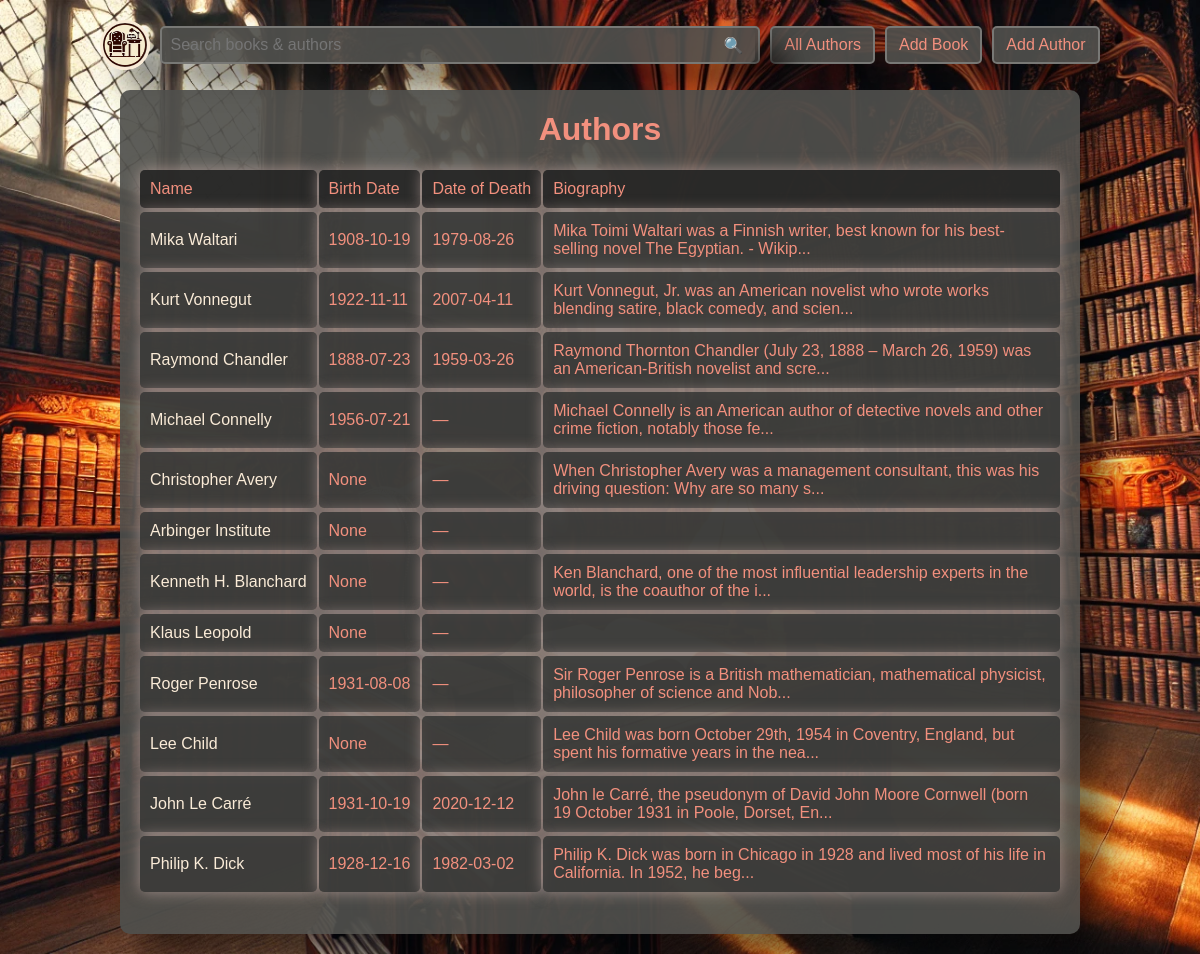
Screenshot of /list_authors with the database file from the repository.
### data_models.py (models this page shows, shortened)
class Author(db.Model):
    __tablename__ = 'authors'
    author_id = db.Column(db.Integer, primary_key=True, autoincrement=True)
    name = db.Column(db.String(80), nullable=False)
    birth_date = db.Column(db.Date)
    date_of_death = db.Column(db.Date)
    biography = db.Column(db.Text, nullable=True)

### app_routes.py (the view)
    @app.route('/list_authors', methods=['GET'])
    def list_authors():
        return controller.list_authors()

### controller.py (called while the page is built)
def list_authors():
    authors=Author.query.all()
    return render_template('show_authors.html', authors=authors)

### templates/show_authors.html (shortened to what this page needs)
{% extends "common.html" %}
{% block content %}
        <h1>Authors</h1>
        <div id="all-authors-list">
            <div class="book-list-title-heading">Name</div>
            <div class="book-list-title-heading">Birth Date</div>
            <div class="book-list-title-heading">Date of Death</div>
            <div class="book-list-title-heading">Biography</div>
            {% for author in authors %}
            <div class="book-list-row">
                    <a href="{{ url_for('show_author', author_id=author.author_id) }}">{{ author.name }}</a>
            </div>
            <div class="book-list-row">
                    {{ author.birth_date }}
            </div>
            <div class="book-list-row">
                    {{ author.date_of_death or '—' }}
            </div>
            <div class="book-list-row">
                    <td>{{ author.biography[:100] }}{% if author.biography|length > 100 %}...{% endif %}
            </div>
                {% else %}
            <p>No authors found.</p>
            {% endfor %}
        </div>
{% endblock %}

### static/styles.css (style rules this page uses)
* { box-sizing: border-box; }
body { display: flex; flex-direction: column; align-items: center; justify-content: center; font-family: Arial, sans-serif; margin: 20px; background-image: url('/static/images/library.webp'); background-size: cover; background-position: center; background-attachment: fixed; }
#book-list, #book-list-author, #all-authors-list { width: auto; text-align: left; display: grid; grid-template-columns: auto auto auto; gap: 2px; }
#all-authors-list { grid-template-columns: auto auto auto auto; }
.book-list-row { width: 100%; display: grid; align-items: center; }
a:link { color: antiquewhite; text-decoration: none; }

### rows the page displays
Author: name "Mika Waltari", birth_date "1908-10-19", date_of_death "1979-08-26", biography "Mika Toimi Waltari was a Finnish writer, best known for his best-selling novel The Egyptian. - Wikip"
Author: name "Kurt Vonnegut", birth_date "1922-11-11", date_of_death "2007-04-11", biography "Kurt Vonnegut, Jr. was an American novelist who wrote works blending satire, black comedy, and scien"
Author: name "Raymond Chandler", birth_date "1888-07-23", date_of_death "1959-03-26", biography "Raymond Thornton Chandler (July 23, 1888 – March 26, 1959) was an American-British novelist and scre"
Author: name "Michael Connelly", birth_date "1956-07-21", date_of_death "—", biography "Michael Connelly is an American author of detective novels and other crime fiction, notably those fe"
Author: name "Christopher Avery", birth_date "None", date_of_death "—", biography "When Christopher Avery was a management consultant, this was his driving question: Why are so many s"
Author: name "Arbinger Institute", birth_date "None", date_of_death "—"
Author: name "Kenneth H. Blanchard", birth_date "None", date_of_death "—", biography "Ken Blanchard, one of the most influential leadership experts in the world, is the coauthor of the i"
Author: name "Klaus Leopold", birth_date "None", date_of_death "—"
Author: name "Roger Penrose", birth_date "1931-08-08", date_of_death "—", biography "Sir Roger Penrose is a British mathematician, mathematical physicist, philosopher of science and Nob"
Author: name "Lee Child", birth_date "None", date_of_death "—", biography "Lee Child was born October 29th, 1954 in Coventry, England, but spent his formative years in the nea"
Author: name "John Le Carré", birth_date "1931-10-19", date_of_death "2020-12-12", biography "John le Carré, the pseudonym of David John Moore Cornwell (born 19 October 1931 in Poole, Dorset, En"
Author: name "Philip K. Dick", birth_date "1928-12-16", date_of_death "1982-03-02", biography "Philip K. Dick was born in Chicago in 1928 and lived most of his life in California. In 1952, he beg"
